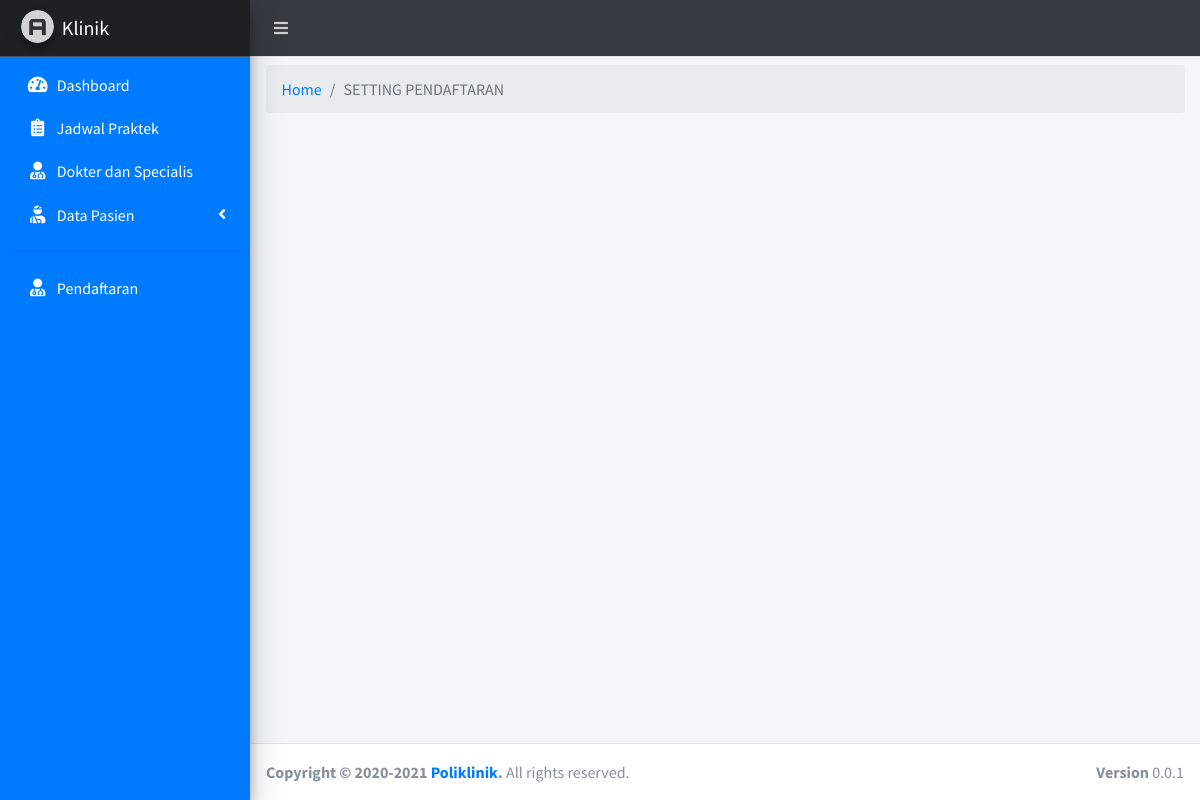
Before: /staff.php?page=posting_pendaftaran with the older database file.
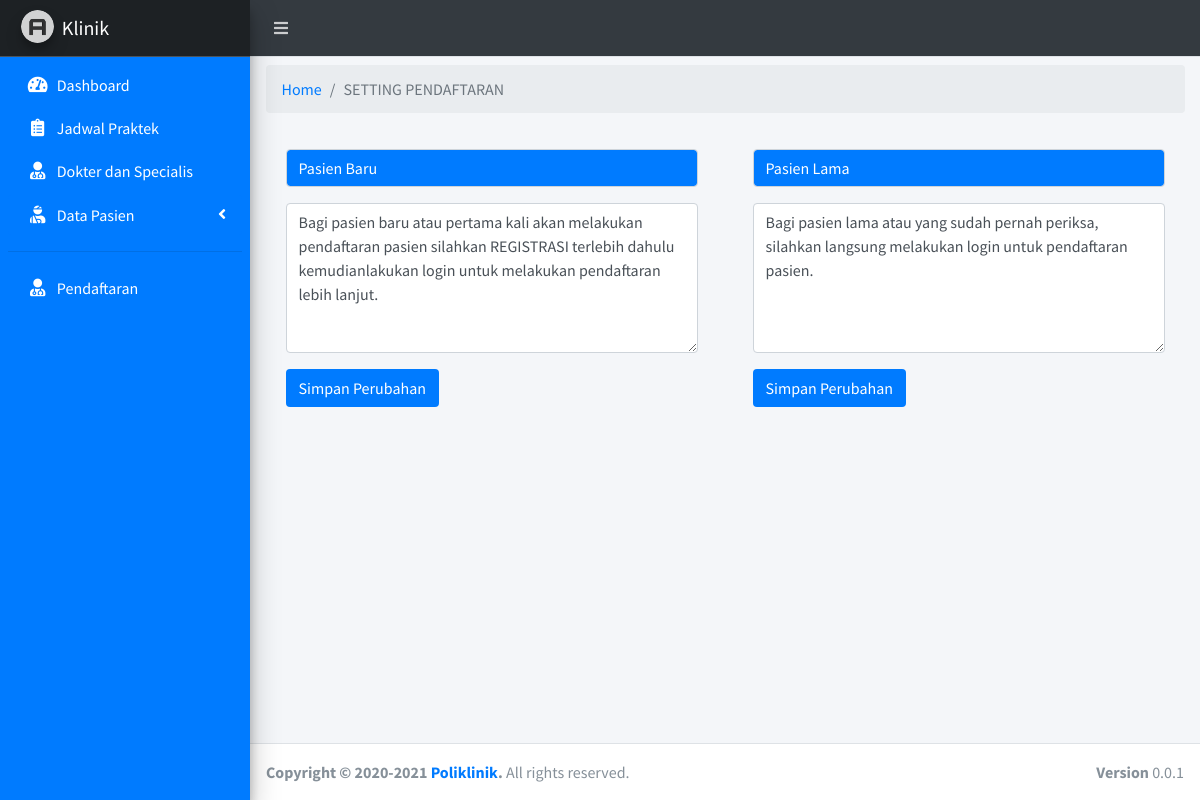
After: the same page with the newer database file.
### tables this page shows
CREATE TABLE `posting_pendaftaran` (
  `id_posting` int(15) NOT NULL,
  `judul` varchar(15) NOT NULL,
  `deskripsi` varchar(5000) NOT NULL
);

### page/staff/blog_pendaftaran.php (the view, shortened to what this page needs)
<div class="row">
	<div class="col-sm-12">
		<ol class="breadcrumb mt-2">
          <li class="breadcrumb-item"><a href="#">Home</a></li>
          <li class="breadcrumb-item active">SETTING PENDAFTARAN</li>
        </ol>
	</div>
</div>
<div class="row">
	<?php
$sql = mysqli_query($koneksi, "SELECT * FROM posting_pendaftaran WHERE judul = 'Pasien Baru'");
while ($data = mysqli_fetch_array($sql)) { ?>
	<div class="col-sm-6">
		<div class="card-body">
		<form action="" method="POST">
			<div class="form-group">
				<input type="text" name="pasien_baru" class="form-control bg-blue" value="<?= $data['judul']; ?>" readonly>
			</div>
			<div class="form-group">
				<textarea class="form-control" name="des1" style="height: 150px;" value="<?= $data['deskripsi']; ?>"><?= $data['deskripsi']; ?></textarea>
			</div>
			<div class="form-group">
				<button class="btn bg-blue" name="judul_baru" type="submit">Simpan Perubahan</button>
			</div>
		</form>
		</div>
	</div>
<?php }
$sql = mysqli_query($koneksi, "SELECT * FROM posting_pendaftaran WHERE judul = 'Pasien Lama'");
while ($data = mysqli_fetch_array($sql)) { ?>
	<div class="col-sm-6">
		<div class="card-body">
		<form action="" method="POST">
			<div class="form-group">
				<input type="text" name="pasien_lama" class="form-control bg-blue" value="<?= $data['judul']; ?>" readonly>
			</div>
			<div class="form-group">
				<textarea class="form-control" name="des2" style="height: 150px;" value="<?= $data['deskripsi']; ?>"><?= $data['deskripsi']; ?></textarea>
			</div>
			<div class="form-group">
				<button class="btn bg-blue" name="judul_lama" type="submit">Simpan Perubahan</button>
			</div>
		</form>
		</div>
	</div>
<?php }
?>
</div>

Changed rows visible on the page:
added posting_pendaftaran: pasien_baru "Pasien Baru", des1 "Bagi pasien baru atau pertama kali akan melakukan pendaftaran pasien silahkan REGISTRASI terlebih dahulu kemudianlakukan login untuk melakukan pendaftaran lebih lanjut."
added posting_pendaftaran: pasien_lama "Pasien Lama", des2 "Bagi pasien lama atau yang sudah pernah periksa, silahkan langsung melakukan login untuk pendaftaran pasien."
